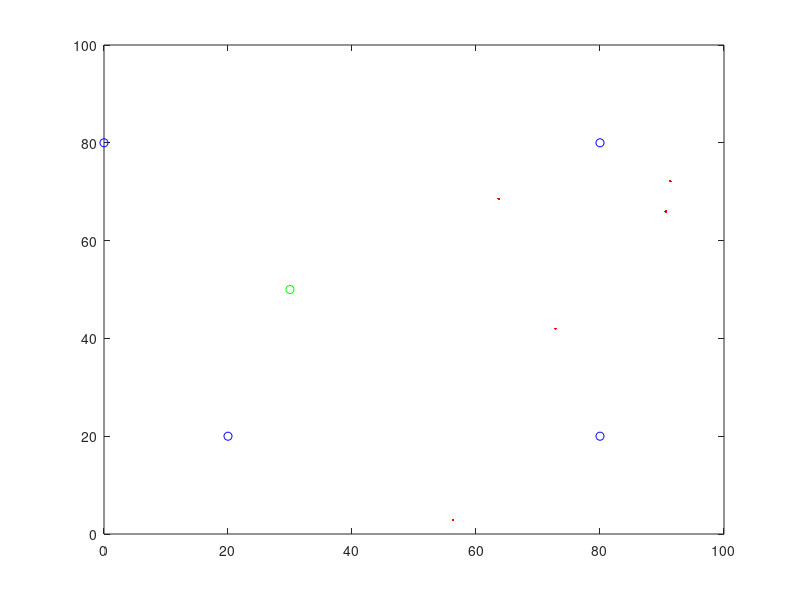

This figure's MATLAB source:
clear;
close all;

%Define then World
world_size = 100.0;
landmarks  = [[20.0; 20.0], [0.0; 80.0], [80.0; 80.0], [80.0; 20.0]];

%Define robot
Z=[30;50; 0];%[world_size*rand;world_size*rand;2*pi*rand];
Zdist=[];
for j=1: size(landmarks,2)
    dx = (Z(1) - landmarks(1,j));
    dy = (Z(2) - landmarks(2,j));
    Zdist =[Zdist sqrt(dx*dx+dy*dy)];
end

%Particles
N=5;
p=[world_size*rand(1,N);world_size*rand(1,N);2*pi*rand(1,N)];

%Move particles
turn=.1;%.8;
forward=.01;
forward_noise_std=.1;
for k=1:size(p,2)
    %turn, and add randomness to the turning command
    p(3,k) = p(3,k) + turn + 2*pi*rand;%turn_noise_std*randn;
    p(3,k)= mod(p(3,k),2*pi);
    
    %move, and add randomness to the motion command
    dist = forward + forward_noise_std*randn;
    p(1,k)= p(1,k) + (cos(p(3,k)) * dist);
    p(1,k)= mod(p(1,k),world_size);
    
    p(2,k) = p(2,k) + (sin(p(3,k)) * dist);
    p(2,k)= mod(p(2,k),world_size);    
end

%Resample
%Calculates how likely a measurement should be
sense_noise=20;
w=[];
for k=1:size(p,2)
    prob = 1.0;
    for j=1:2% size(landmarks,2)
%%%Fill in code st. the prob is the likelyhood of a measurment for each particle
%%%3-4 lines of code will do the job!!!
%%%%%%%%%%%%%%%%%%%%%%%%%%%
%%%%%%%%%%%%%%%%%%%%%%%%%%%
    end
    w = [w,prob];
end
alfa=w/sum(w);

p
alfa

%Draw the world
figure(2)
plot(landmarks(1,:), landmarks(2,:), 'ob', Z(1,:),Z(2,:),'og', p(1,:),p(2,:),'.r');
axis([0 world_size 0 world_size]);